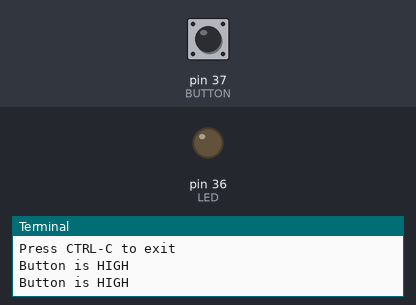
This program was run on a simulated Raspberry Pi (header pin numbers). Shown: output pins drawn as LEDs (lit = HIGH), the last lines printed to the terminal. Inputs (shaded band) come from the test bench; at power-on: pin 37 (BUTTON) HIGH.

Above: at 1.2 s.
1.3 s: pin 37 (BUTTON) pulled LOW for 1.2 s
At 2.8 s:
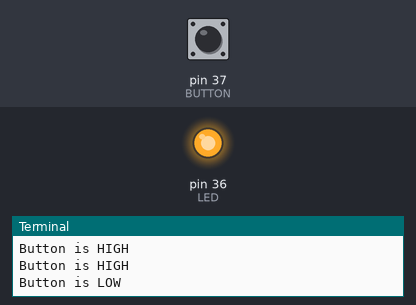
4.5 s: pin 37 (BUTTON) pulled LOW for 3.2 s
At 8.7 s:
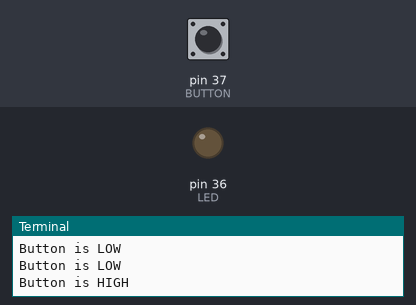
Timing chart, 0 to 10.2 s (numbered marks = the images above; inputs shaded):
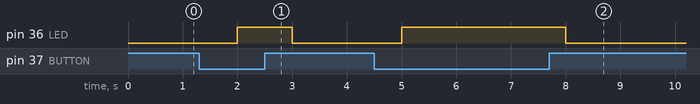

The program:

led_blink.py
```python
#!/usr/bin/python3
#import the GPIO and time package
import RPi.GPIO as GPIO
import time
GPIO.setmode(GPIO.BOARD)
LED = 36
BUTTON = 37
GPIO.setup(LED, GPIO.OUT)
GPIO.setup(BUTTON,GPIO.IN, GPIO.PUD_UP) # make pin an input
# loop through 50 times, on/off for 1 second
print ("Testing the button pressi,\nPress CTRL-C to exit")
GPIO.output(LED, False)
while (True):
#for i in range(50):
    button_state = GPIO.input(BUTTON)
    if button_state == GPIO.HIGH:
        print ("Button is HIGH")
        GPIO.output(LED, False)
    else:
        print ("Button is LOW")
        GPIO.output(LED, True)
    time.sleep(1)
GPIO.cleanup()
```

Measured:
- after the input at 1.3 s, pin 36 (LED): LOW → HIGH after 0.70 s, → LOW 1.0 s later
- after the input at 4.5 s, pin 36 (LED): LOW → HIGH after 0.50 s, → LOW 3.0 s later
